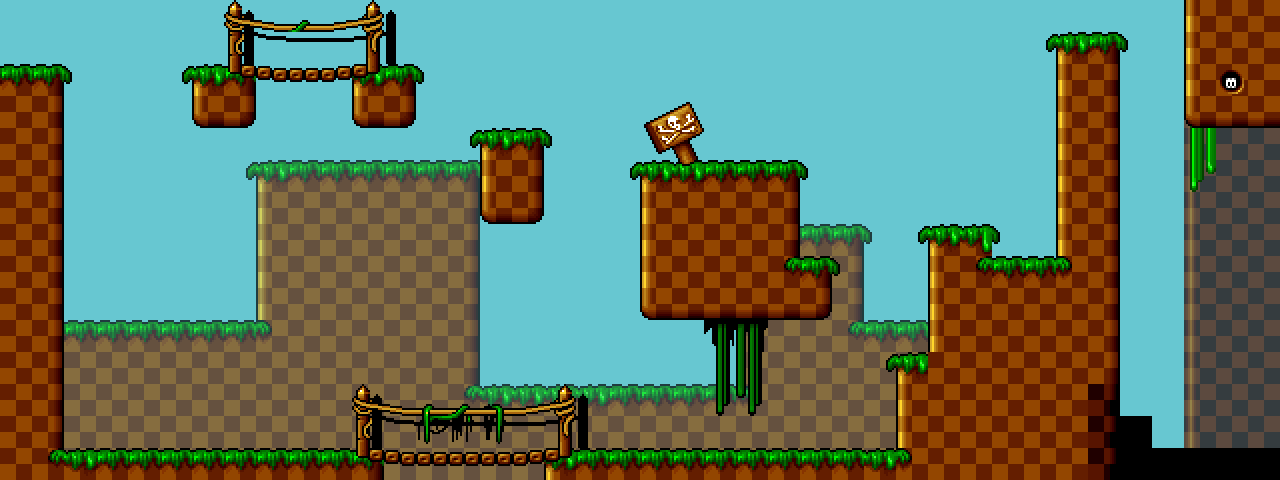

A level layout from a 2D game, rendered from its tile map. Below: a short description, then the map file with tile-grid data replaced by summaries:
An orthogonal 40x15 tile map with 32x32 px tiles, 4 tile layers (Background, Shadows, Midground, Foreground).

<map version="1.0" tiledversion="1.1.5" orientation="orthogonal" renderorder="right-down" width="40" height="15" tilewidth="32" tileheight="32" infinite="0" backgroundcolor="#67c7d1" nextobjectid="1">
 <tileset firstgid="1" source="area01_level_tiles.tsx" />
 <layer name="Background" width="40" height="15" opacity="0.7">
  <properties>
   <property name="ratio" type="float" value="0.15" />
  </properties>
  <data>[600 cells, 305 non-empty, 17 distinct tile ids]</data>
 </layer>
 <layer name="Shadows" width="40" height="15">
  <data>[600 cells, 31 non-empty, 11 distinct tile ids]</data>
 </layer>
 <layer name="Midground" width="40" height="15">
  <data>[600 cells, 14 non-empty, 12 distinct tile ids]</data>
 </layer>
 <layer name="Foreground" width="40" height="15">
  <data>[600 cells, 284 non-empty, 39 distinct tile ids]</data>
 </layer>
</map>
